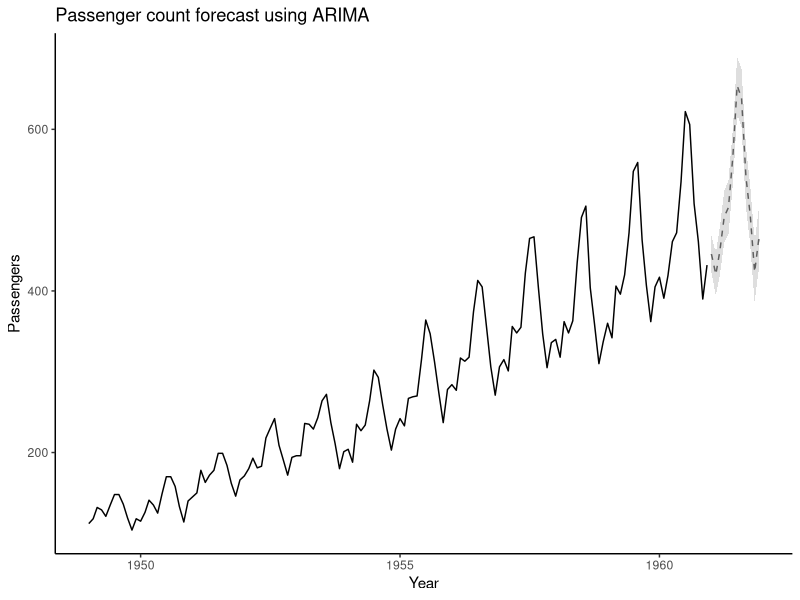
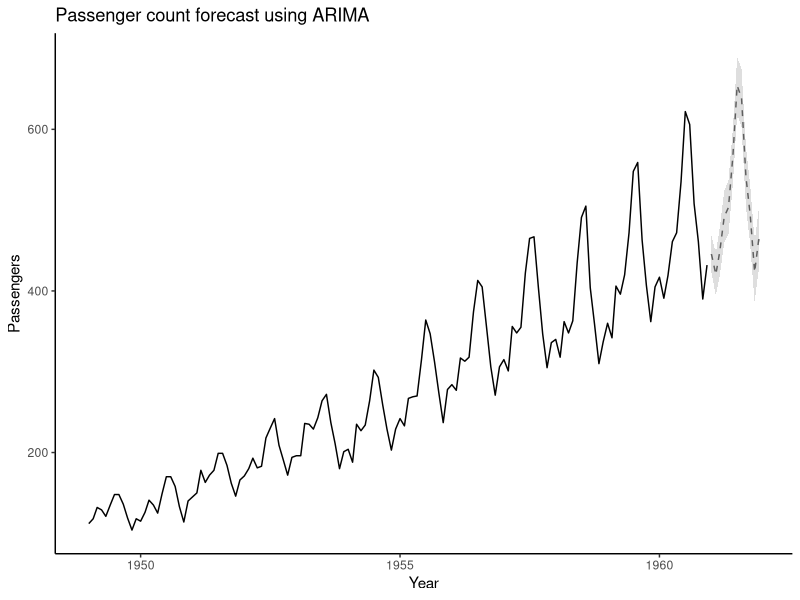

Write the R code that produced these figures, in order.
# Packages
library(forecast)
library(tidyverse)
library(zoo)

# Data
data(AirPassengers)

# Fit an ARIMA model
fit <- auto.arima(AirPassengers)
forecasted_data <- forecast(fit, h = 12)

# Convert to df
forecast_df <- data.frame(
  Date = as.Date(time(forecasted_data$mean)),  # Extract dates
  Point.Forecast = forecasted_data$mean,        # Point forecasts
  Lo.95 = forecasted_data$lower[, "95%"],       # Lower 95% CI
  Hi.95 = forecasted_data$upper[, "95%"]        # Upper 95% CI
)

historical_df <- data.frame(
  Date = as.Date(time(AirPassengers)),  # Extract dates
  Passengers = as.numeric(AirPassengers)  # Convert to numeric
)

# Plotting using ggplot2 with theme_classic
ggplot() +
  geom_line(data = historical_df, aes(x = Date, y = Passengers)) +
  geom_line(data = forecast_df, aes(x = Date, y = Point.Forecast), linetype = "dashed") +
  geom_ribbon(data = forecast_df, aes(x = Date, ymin = Lo.95, ymax = Hi.95), fill = "grey", alpha = 0.5) +
  labs(x = "Year", y = "Passengers", title = "Passenger count forecast using ARIMA") +
  theme_classic()

ggsave(filename = "passenger_forecast_arima_R.jpg")
